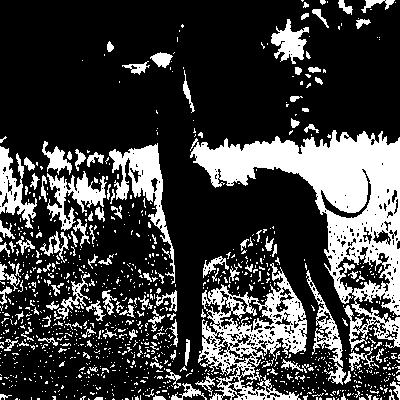
#> input picture dog_grey.jpg, 400 x 400 px, found by its file name
$ python ground.py
#> lines starting #> are read from the running program, lines starting #| are printed output that depends on the picture
import numpy as np
from PIL import Image
import matplotlib.pyplot as plt
from scipy.special import expit
import time
import os
import psutil

# make noise
def pixel_value(x, y, img, noise_rate=0.1):
  if np.random.rand() < noise_rate:
    return 1 - img[x, y]
  else:
    return img[x, y]


# markov network
def mln(img, noise_rate=0.1):
  start_time = time.time()
  size = img.shape[0]
  img = img*2-1
  # factor graph initial
  factors = {}
  for x in range(size):
    for y in range(size):
      # every pixel is a node
      factors[(x, y)] = {}
      # connect neighbor nodes
      for dx in [-1, 1]:
        if 0 <= x + dx < size:
          factors[(x, y)][(x + dx, y)] = 1
      for dy in [-1, 1]:
        if 0 <= y + dy < size:
          factors[(x, y)][(x, y + dy)] = 1
      # connect self node
      factors[(x, y)][(x, y)] = 2.1
  # add random noise
  noisy_img = np.array([[pixel_value(x, y, img, noise_rate) for y in range(size)] for x in range(size)])
  end_time = time.time()
  print(f"Time for constructing the factor graph: {end_time - start_time:.4f} sec")
  process = psutil.Process(os.getpid())
  print(f"RAM used for constructing the factor graph: {process.memory_info().rss / 1024 / 1024:.2f} MB")  # MB
  return factors, noisy_img


# define belief propagation algorithm
def belief_propagation(factors, noisy_img, tolerance=1e-3):
  """
  implement belief propagation algorithm, when belief change
  smaller than tolerance, stop iteration

  Args:
    factors: factor graph。
    noisy_img: image with noise
    tolerance: tolerance

  Returns:
    beliefs: out put image after BP。
  """
  start_time = time.time()
  size = noisy_img.shape[0]
  noisy_img = np.where(noisy_img<0.5,-1,1)
  # initial belief
  beliefs = np.zeros((size, size))
  prev_beliefs = np.zeros((size, size))
  while(True):
    # update belief
    for x in range(size):
      for y in range(size):
        # calculate message from neighbor
        messages = np.array([factors[(x, y)][neighbor] * expit(beliefs[neighbor[0], neighbor[1]])*noisy_img[neighbor[0],neighbor[1]] for neighbor in factors[(x, y)]])
        # update belief
        beliefs[x, y] = expit(np.sum(messages))

    # check if converge
    diff = np.max(np.abs(beliefs - prev_beliefs))
    if diff < tolerance:
      break

    # update old belief
    prev_beliefs = np.copy(beliefs)

  end_time = time.time()
  print(f"Belief Propagation time cost: {end_time - start_time:.4f} sec")
  process = psutil.Process(os.getpid())
  print(f"BP process RAM cost: {process.memory_info().rss / 1024 / 1024:.2f} MB")  # MB unit

  return beliefs

# main
if __name__ == "__main__":
  # original image
  img = np.array(Image.open("final_project/dog_grey.jpg"))
#> img is the input picture: shape (400, 400); min 0, max 255, mean 63.5
  img = img/255
  # create factor graph and image with noise
  factors, noisy_img = mln(img)
#> in mln, `noisy_img = np.array([[pixel_value(x, y, img, noise_rate) for y in ran..`:
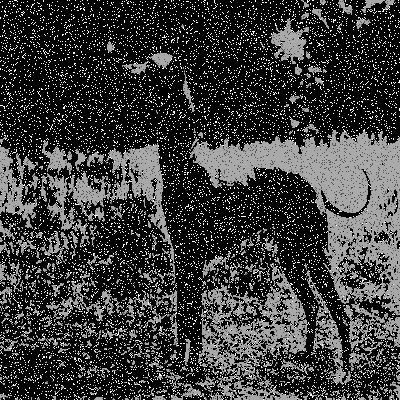
#> noisy_img: shape (400, 400) float64; min -1, max 2, mean -0.299; drawn with min black and max white
#> factors = 160000 items
  # belief propagation
  beliefs = belief_propagation(factors, noisy_img)
#> in belief_propagation, `noisy_img = np.where(noisy_img<0.5,-1,1)`:
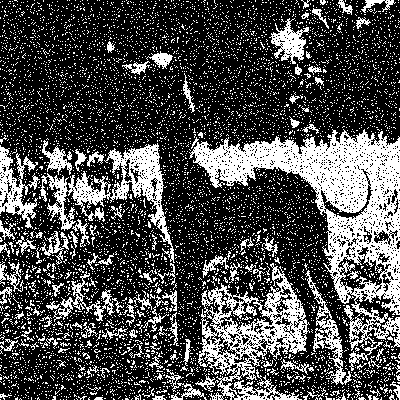
#> noisy_img: shape (400, 400) int64; values -1 (black) and 1 (white), 29.8% white in thin lines or dots
#> after the loop in belief_propagation, `while(True):`:
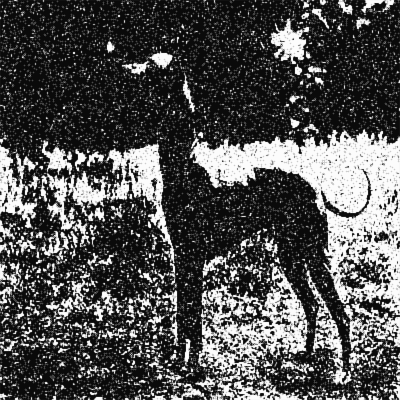
#> beliefs: shape (400, 400) float64; min 0.0267, max 0.988, mean 0.318
  # show result
  plt.subplot(1, 3, 1)
  plt.imshow(img, cmap="gray")
  plt.title("Original Image")
  plt.subplot(1, 3, 2)
  plt.imshow(noisy_img, cmap="gray")
  plt.title("Noisy Image")
  plt.subplot(1, 3, 3)
  plt.imshow(beliefs>0.75, cmap="gray")
  plt.title("Denoised Image")
  plt.show()
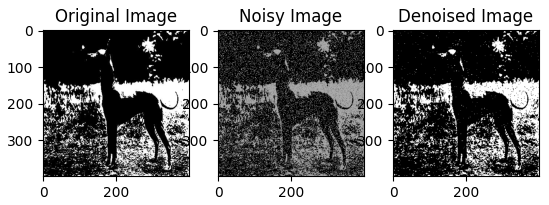
#> figure drawn by matplotlib, 3 panels
